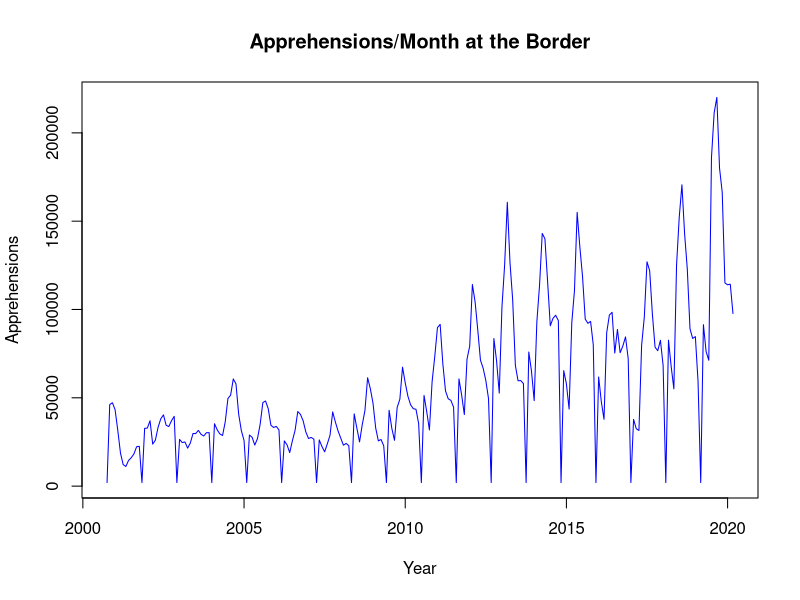
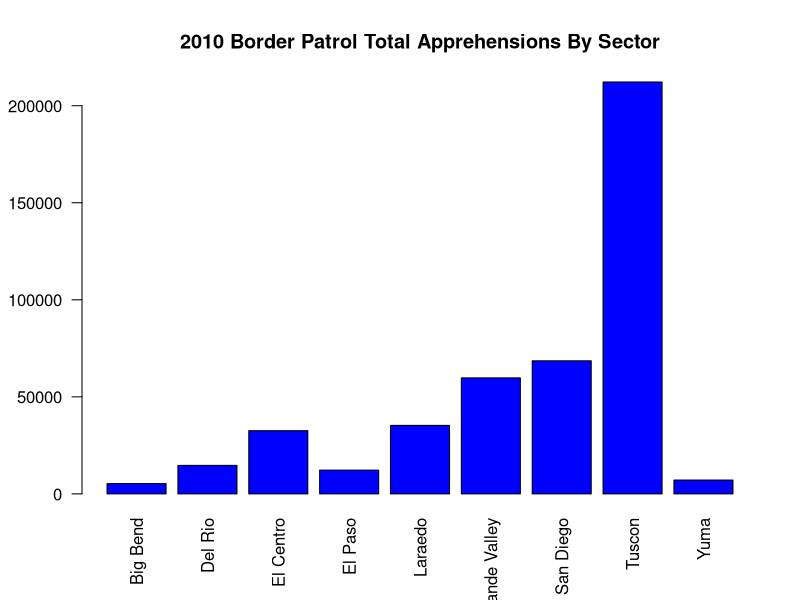
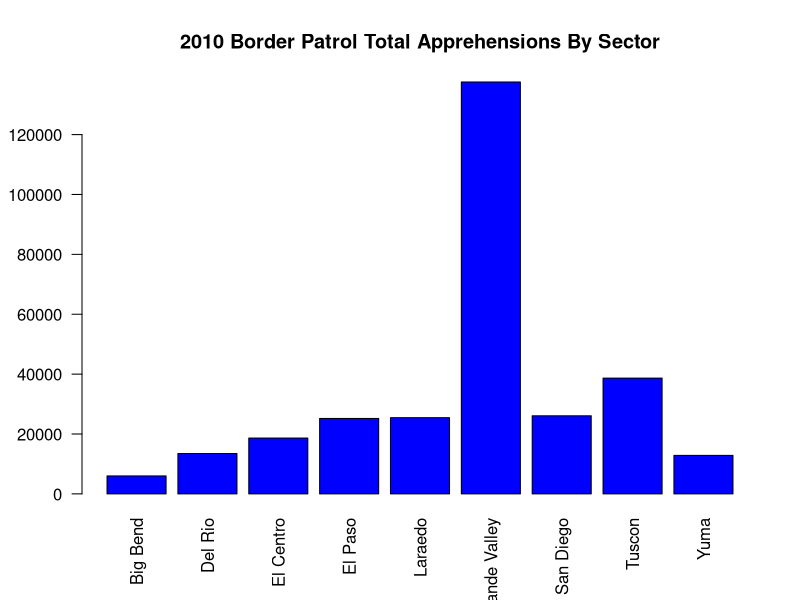

R code for these plots, in order:
library("forecast")

A2010 <- read.csv("bp appre 2010.csv", header = TRUE, stringsAsFactors = FALSE)               # Brings the 2010 Apprehensions Data into R

A2017 <- read.csv("bp appre 2017.csv", header = TRUE, stringsAsFactors = FALSE)               # Brings the 2017 Apprehensions Data into R

MonSum <- read.csv("PB monthly summaries (1).csv", header = TRUE, stringsAsFactors = FALSE)   # Brings the Monthly Summaries Data into R

VecMonSum <- as.vector(t(MonSum))                                                             # Turns Monthly Summaries Data into Vectors

VMSTable <- ts(VecMonSum, start = c(2000,10), frequency=12)                                   # Gives Labels to the Rows and Columns of the Monthly Summaries Data Vectors

MonthlySummariesGraph <- ts.plot(
  VMSTable,
  gpars=list(
    xlab="Year",
    ylab="Apprehensions",
    lty=c(1:3)),
    main = "Apprehensions/Month at the Border",
    col = "blue")                                                                              # Makes the TimeSeries of the Monthly Summaries Data

DMA2010 <- data.matrix(A2010, rownames.force = NA)                                             # Turns data from "bp appre 2010.csv" into a data matrix with NA for Sector Names

barplot(rowSums(DMA2010, na.rm=TRUE),
        names.arg = c("Big Bend", "Del Rio", "El Centro", "El Paso", "Laraedo",
                      "Rio Grande Valley", "San Diego", "Tuscon", "Yuma"), 
        las=2,
        main="2010 Border Patrol Total Apprehensions By Sector",
        border="black",
        col="blue")                                                                            # Makes barplot for Total Apprehensions By Sector in 2010

DMA2017 <- data.matrix(A2017, rownames.force = NA)                                             # Turns data from "bp appre 2017.csv" into a data matrix with NA for Sector Names

barplot(rowSums(DMA2017, na.rm=TRUE),
        names.arg = c("Big Bend", "Del Rio", "El Centro", "El Paso", "Laraedo",
                      "Rio Grande Valley", "San Diego", "Tuscon", "Yuma"), 
        las=2,
        main="2010 Border Patrol Total Apprehensions By Sector",
        border="black",
        col="blue")                                                                            # Makes barplot for Total Apprehensions By Sector in 2017

t.test(rowSums(DMA2010, na.rm=T),rowSums(DMA2017, na.rm=T), paired=T)                          # Runs paired t-tests, grouping by Sector



